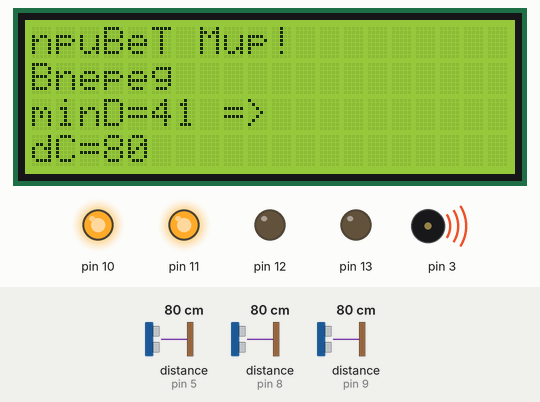
A sketch run on a simulated Arduino Uno, built with avr-gcc and run on an emulated ATmega328P. Parts: 20×4 character LCD, output pins drawn as LEDs (lit = HIGH), buzzer (waves = sounding). Wiring (inferred from the names in the program): ultrasonic range finder: trigger pin 7; echo pin 8. Dashed ring = blinking. The test bench sets the inputs (shaded band); at power-on: distance to the obstacle (sensors on pin 8, pin 5, pin 9) 80 cm. The echo pulse lasts 58.3 µs per cm; random numbers use the default seed unless the sketch sets one; pins used as bus, display or sensor lines are not drawn; what the sketch prints to the serial monitor is not drawn.

Above: at 3.8 s.
3.9 s: distance to the obstacle (sensor on pin 8) set to 46 cm
At 5.3 s:
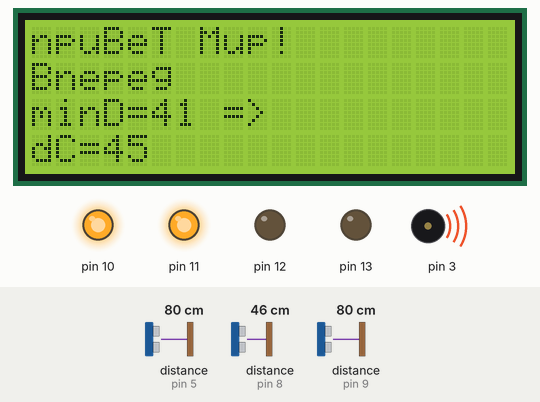
5.6 s: distance to the obstacle (sensor on pin 8) set to 37 cm
At 6.1 s:
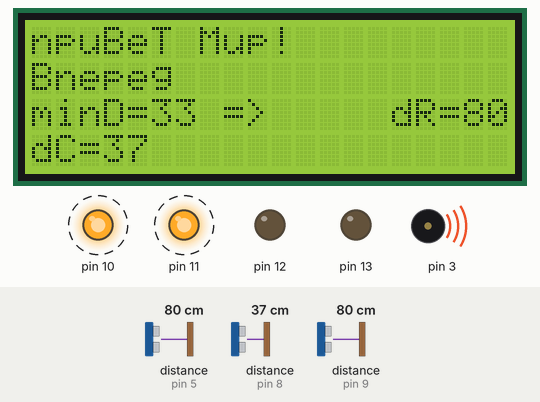
7.4 s: distance to the obstacle (sensor on pin 8) set to 29 cm
At 7.59 s:
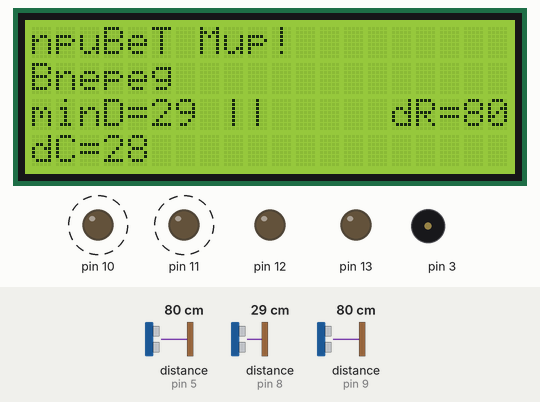
9.0 s: distance to the obstacle (sensor on pin 8) set to 25 cm
At 10.16 s:
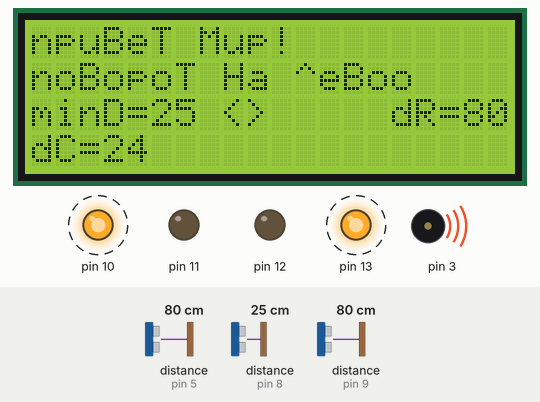
12.0 s: distance to the obstacle (sensor on pin 8) set to 35 cm
At 13.42 s:
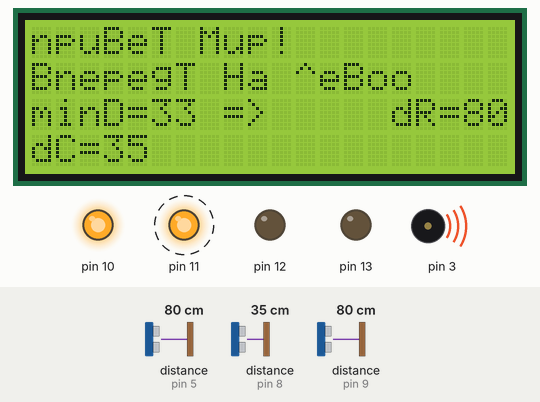
14.4 s: distance to the obstacle (sensor on pin 8) set to 250 cm
At 15.5 s:
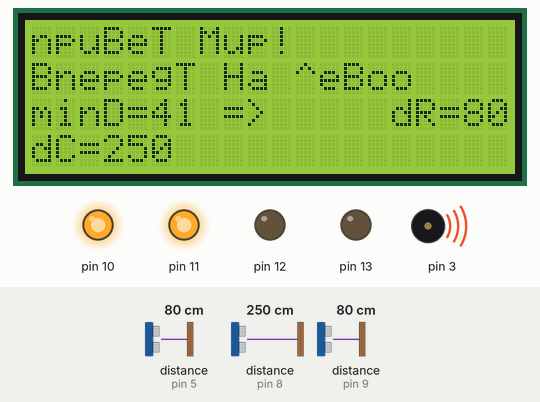
Timing chart, 0 to 17.0 s (numbered marks = the images above; inputs shaded):
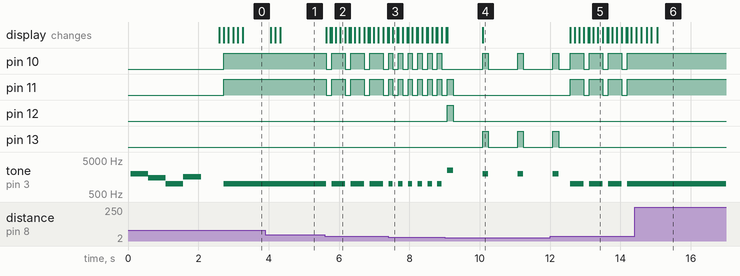

The sketch:

car_noservo.ino
```cpp
   // #include "DHT.h"
  // #define DHTPIN 2
 //#define DHTTYPE DHT11
//DHT dht(DHTPIN, DHTTYPE);
 #include <Wire.h>
 #include <LiquidCrystal_I2C.h>
 LiquidCrystal_I2C lcd(0x27,20,4);
 const int TrigL = 4;
 const int EchoL = 5;
 const int TrigC = 7;
 const int EchoC = 8;
 const int TrigR = 6;
 const int EchoR = 9;
  unsigned int time_us=0;
  unsigned int distance_sm=0;
  int kuda_ehat=0; // -1 - vlevo, +1 - vpravo, 0 - nazad
  int rasstoyanie=0;
  int vramya_povorotov=0;
/////////////////////////////////////////////////////////////////////////////////
void setup() {
/////////////////////////////////////////////////////////////////////////////////
  Serial.begin(9600);
  lcd.init();                       // Инициализация lcd
  lcd.backlight();
  lcd.clear();
  lcd.setCursor(5,1);
  lcd.print("3ArPy3kA");

  tone(3,2000);
  delay(500);
  noTone(3);
  tone(3,1500);
  delay(500);
  noTone(3);
  tone(3,1000);
  delay(500);
  noTone(3);
  tone(3,2500);
  tone(3,1600);
  delay(500);
  noTone(3);
  delay(500);
  noTone(3);
  // put your setup code here, to run once:
   pinMode(TrigL, OUTPUT);
   pinMode(EchoL, INPUT);
   pinMode(TrigC, OUTPUT);
   pinMode(EchoC, INPUT);
   pinMode(TrigR, OUTPUT);
   pinMode(EchoR, INPUT);

   pinMode(10, OUTPUT);
   pinMode(11, OUTPUT);
   pinMode(12, OUTPUT);
   pinMode(13, OUTPUT);

//if(firsttime == 1)
//{
   lcd.clear();
  lcd.setCursor(0,0);
  lcd.print("npuBeT Mup!");
  delay(100);
//  firsttime = 0;
//}

}

void motor_stop()
{
  Serial.print("motor_stop");
  digitalWrite(10, LOW);
  digitalWrite(11, LOW);
  digitalWrite(12, LOW);
  digitalWrite(13, LOW);
  noTone(3);
}

void motor_vpered()
{
   lcd.setCursor(0,1);
    lcd.print("Bnepeg");
    //delay(100);
  Serial.print("motor_vpered");
  digitalWrite(10, HIGH);
  digitalWrite(11, HIGH);
  digitalWrite(12, LOW);
  digitalWrite(13, LOW);
  tone(3,1000);

}

void motor_nazad()
{
   lcd.setCursor(0,1);
    lcd.print("Ha3ag");
  Serial.print("motor_nazad");
  //delay(100);
  digitalWrite(10, LOW);
  digitalWrite(11, LOW);
  digitalWrite(12, HIGH);
  digitalWrite(13, HIGH);
  tone(3,1500);
}

void motor_vlevo()
{ delay(500);
   lcd.setCursor(0,1);
    lcd.print("noBopoT Ha ^eBo");
    //delay(100);
  Serial.print("motor_vlevo");
  digitalWrite(10, HIGH);
  digitalWrite(11, LOW);
  digitalWrite(12, LOW);
  digitalWrite(13, HIGH);
  tone(3,2000);
}

void motor_vpravo()
{
   lcd.setCursor(0,1);
    lcd.print("noBopoT Ha npaBo");
    //delay(100);
  Serial.print("motor_vpravo");
  digitalWrite(10, LOW);
  digitalWrite(11, HIGH);
  digitalWrite(12, HIGH);
  digitalWrite(13, LOW);
  tone(3,2500);
}

int readDistance(int trig, int echo)
{
  digitalWrite(trig, HIGH); // Подаем сигнал на выход микроконтроллера
  delayMicroseconds(10); // Удерживаем 10 микросекунд
   digitalWrite(trig, LOW); // Затем убираем
     time_us=pulseIn(echo, HIGH); // Замеряем длину импульса
       distance_sm=time_us/58; // Пересчитываем в сантиметры
  if(distance_sm == 0)
    return 200;
  return distance_sm;
}
int readDistanceL()
{
  return readDistance(TrigL, EchoL);
}
 int readDistanceC()
{
  return readDistance(TrigC, EchoC);
}
int readDistanceR()
{
  return readDistance(TrigR, EchoR);
}

const int EHAT_VLEVO  = -1;
const int EHAT_VPRAVO = +1;
const int EHAT_VPERED = 2;

int naidi_levo_pravo()
{
    int dd1 = readDistanceL();
    int dd2 = readDistanceR();
    if(dd1 < 5 && dd2 < 5)
    {
      return 0;
    } else {
      if(dd1 < dd2) {
        return EHAT_VLEVO;
      } else {
       return EHAT_VPRAVO;
      }
    }
    return 0;
}

void ehat(int kuda, int skorost)
{
  if(skorost == 0)
  {
    motor_stop();
    return;
  }
  if(kuda == EHAT_VLEVO)
    motor_vlevo();
  else if(kuda == EHAT_VPRAVO)
    motor_vpravo();
  else
    motor_vpered();
   delay(skorost*15);
}

int distance2speed(int d1)
{
  int skorost = 21;
  if(d1 < 70)
    skorost = 19;
  if(d1 < 65)
    skorost = 17;
  if(d1 < 60)
    skorost = 15;
  if(d1 < 55)
    skorost = 13;
  if(d1 < 50)
    skorost = 11;
  if(d1 < 45)
    skorost = 9;
  if(d1 < 40)
    skorost = 7;
  if(d1 < 35)
    skorost = 5;
  if(d1 < 30)
    skorost = 3;
  if(d1 < 25)
    skorost = 0;

   return skorost;
}

int firsttime = 1;
int povorot=0;
int skorost = 0;
/////////////////////////////////////////////////////////////////////////////////////
void loop() {
/////////////////////////////////////////////////////////////////////////////////////

//   int h = dht.readHumidity();
//    int t = dht.readTemperature();
//    int tt = t;
//    int hh = h;
//      lcd.setCursor(13,0);
//       lcd.print("T=");
//        lcd.setCursor(15,0);
//         lcd.print(tt );
//         lcd.setCursor(16,1);
//       lcd.print("H=");
//        lcd.setCursor(18,1);
//         lcd.print(hh );


  // put your main code here, to run repeatedly:
//  delay(1000);
//  digitalWrite(10, LOW); //10-> правая вперед
//  digitalWrite(11, LOW); //11-> левая вперед
//  digitalWrite(12, LOW);//12-> правая назад
//  digitalWrite(13, HIGH);//13->левая назад
//  return;

//  int dL = readDistanceL();
//  int dC = readDistanceC();
//  int dR = readDistanceR();


  int dC = readDistanceC();
  lcd.setCursor(0,3);
  lcd.print("dC=");
  lcd.print(dC);

  lcd.print("   ");

  int mindistance = 25 + skorost * 4;
  lcd.setCursor(0,2);
  lcd.print("minD=");
  lcd.print(mindistance);
  if(dC > mindistance)
  {
    lcd.print(" =>    ");
    motor_vpered();
    delay(100);
    skorost++;
    if(skorost > 4)
       skorost = 4;
  } else {
    if(skorost == 0)
    {
     lcd.print(" <>    ");
     if(povorot == +1)
       motor_vlevo();
     else
       motor_vpravo();
     delay(160);
     povorot = 1;
     motor_stop();
     delay(300);
     skorost = 0;
    } else {
      lcd.print(" ||    ");
      motor_stop();
      delay(100);
      skorost = 0;
      int dL = readDistanceL();
      int dR = readDistanceR();
      if(dL > 25 || dR > 25) // есть куда повернуть
      {
      if(dL < dR)
        povorot = +1;
       else
        povorot = -1;
      } else { // тупик - назад
        motor_nazad();
        delay(200);
        motor_stop();
        povorot = random(10) < 5 ? +1 : -1;
      }
     lcd.setCursor(8,2);
     lcd.print(" dL=");
     lcd.print(dL);
     lcd.print(" dR=");
     lcd.print(dR);
    }
  }
//  Serial.print("dL=");
//  Serial.print(dL);
//  Serial.print("    dC=");
//  Serial.print(d1);
//  Serial.print("    dR=");
//  Serial.print(dR);
//  Serial.println("");
/*
  if( ((dL < 5) && (dR < 5)) || (vramya_povorotov == 5))
  {
    Serial.println("(dL < 10) && (dR < 10)");
    motor_nazad();
    int rdelay = random(50);
    delay(rdelay);
    if(dR < dL)
      ehat(EHAT_VLEVO, 5);
    else
      ehat(EHAT_VPRAVO, 5);
    vramya_povorotov = 0;
    return;
  } else {
    Serial.print("rasstoyanie=");
    Serial.println(d1);
    lcd.setCursor(0,2);
     lcd.print("nepeg:");
       lcd.setCursor(8,2);
         lcd.print(d1);

       lcd.setCursor(11,3);
        lcd.print("^eBo:");
         lcd.print(dL);

          lcd.setCursor(0,3);
           lcd.print("npaBo:");
            lcd.print(dR);
        delay(100);
    if(dL < 3) // зацепит углом
    {
      ehat(EHAT_VPRAVO, 5);
    } else  if(dR < 3) // зацепит правым углом
    {
      ehat(EHAT_VLEVO, 5);
      return;
    } else {
      if(d1 > 25)
      {
        int skorost = distance2speed(d1);
        Serial.print("Svobodbo. Edem skorost= ");
        Serial.println(skorost);
        ehat(EHAT_VPERED, skorost);
        rasstoyanie += skorost;
        if(rasstoyanie > 100)
           vramya_povorotov = 0;
      } else {
        motor_stop();
        kuda_ehat = naidi_levo_pravo();
        Serial.print("Prepatstvie. Povorot ");
        Serial.println(kuda_ehat);
        ehat(kuda_ehat, 10);
        vramya_povorotov++;
      }
    }
  }
    motor_stop();
    delay(50);
*/

}
```

Measured:
- the behaviour switches between 43 and 42 cm on distance to the obstacle (sensor on pin 8) (found by bisection; images 1 and 2)
- the behaviour switches between 27 and 26 cm on distance to the obstacle (sensor on pin 8) (found by bisection; images 3 and 4)
- after the input at 3.9 s, the display: changes after 0.16 s (image 1)
- after the input at 5.6 s, pin 10, pin 11: alternates HIGH for 0.39 s and LOW for 0.15 s, starting at once; tone on pin 3: alternates 1000 Hz for 0.39 s and silent for 0.15 s, starting at once; the display: first changes at once (image 2 shows a later state)
- after the input at 9.0 s, pin 12: LOW → HIGH after 0.08 s, → LOW 0.16 s later; pin 13: alternates HIGH for 0.16 s and LOW for 0.84 s, starting after 1.1 s
- after the input at 12.0 s, pin 11: alternates HIGH for 0.39 s and LOW for 0.15 s, starting after 0.57 s; the display: first changes after 0.57 s (image 5 shows a later state)
- by itself, tone on pin 3: plays 2000 Hz for 0.50 s, 1500 Hz for 0.50 s, 1000 Hz for 0.50 s, 1600 Hz for 0.50 s, 1000 Hz for 1.2 s
